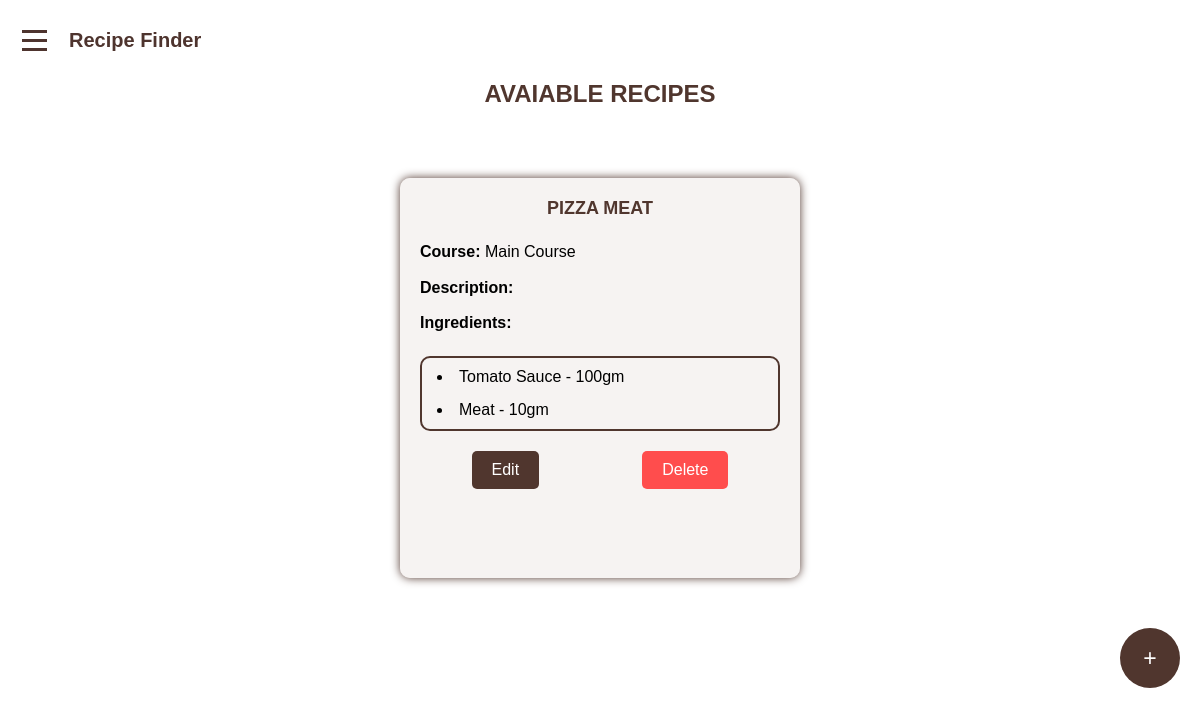
Page /admins/view-recipes/ (signed in) on the earlier database version.
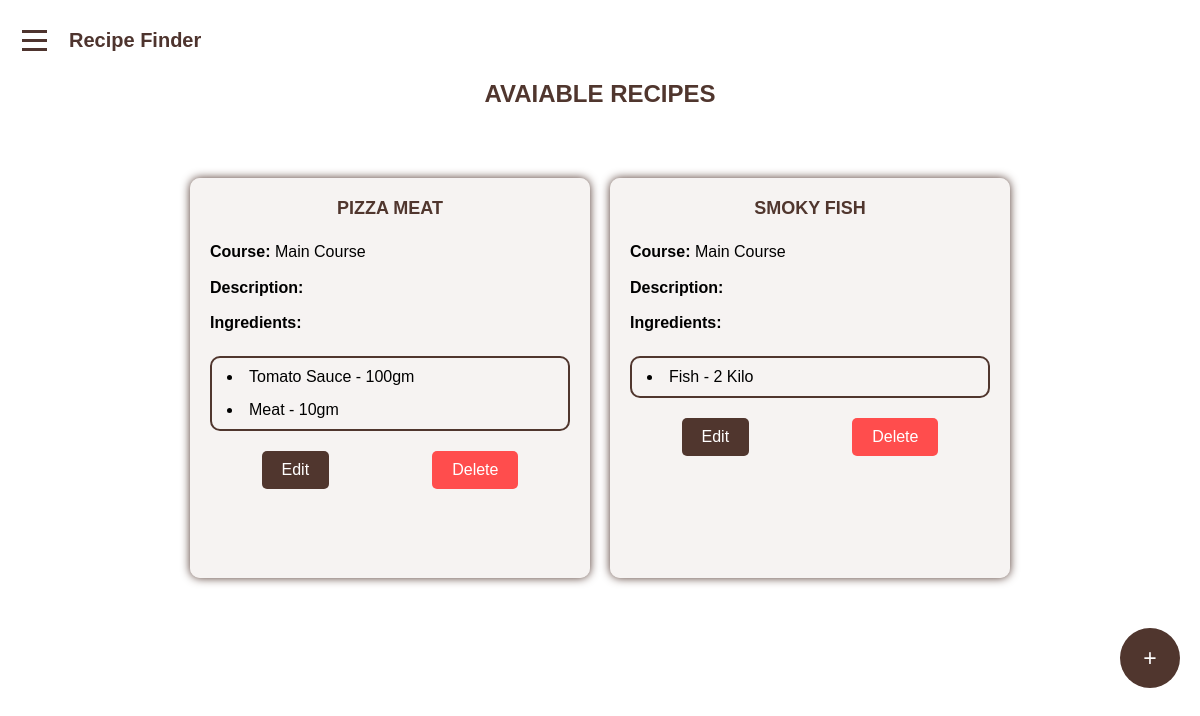
Same page on the later database version.
### admins/models.py (models this page shows, shortened)
class Recipe(models.Model):
    id = models.AutoField(primary_key=True)
    name = models.CharField(max_length=100)
    description = models.TextField(null=True)
    course = models.TextField(null=True)
    duration = models.TextField(null=True)
    rate = models.IntegerField(null=True)
    instructions = models.TextField(null=True)
    image = models.ImageField(upload_to='recipes/%y/%m/%d/')
    created_at = models.DateTimeField(auto_now_add=True)
    updated_at = models.DateTimeField(auto_now=True)

class Ingredient(models.Model):
    recipe = models.ForeignKey(Recipe, on_delete=models.CASCADE, related_name='ingredients', null=True)
    name = models.CharField(max_length=100)
    quantity = models.CharField(max_length=50)

### admins/views.py (the view)
# urls.py: path('view-recipes/', view_recipes, name='view_recipes'),
@login_required
@require_http_methods(["GET"])
def view_recipes(request):
    return render(request, 'view_recipes.html', {'recipes': Recipe.objects.all()})

### admins/templates/view_recipes.html (shortened to what this page needs)
<!DOCTYPE html>
<html lang="en">
<head>
    {% load static %}
    <link rel="stylesheet" href="{% static 'css/view_recipes.css' %}">
</head>
<body>
    <div class="container">
        <div class="menu-container">
            <div class="hamburger">
                <span></span>
                <span></span>
                <span></span>
            </div>
            <div class="logo">Recipe Finder</div>
        </div>
        <h2>Avaiable Recipes</h2>
        <div class="data">
            {% for recipe in recipes %}
                <div class="recipe_card">
                    <h2>{{recipe.name}}</h2>
                    <p><strong>Course:</strong> {{recipe.course}}</p>
                    <p><strong>Description:</strong> {{recipe.description}}</p>
                    <p><strong>Ingredients:</strong></p>
                    <ul>
                        {% for ingredient in recipe.ingredients.all %}
                            <li>{{ingredient.name}} - {{ingredient.quantity}}</li>
                        {% endfor %}
                    </ul>
                    <div class="buttons">
                        <button id="edit_recipe" onclick="edit_recipe('{{recipe.id}}')" type="button">Edit</button>
                        <button id="delete_recipe" onclick="delete_recipe('{{recipe.id}}')" type="button">Delete</button>
                    </div>
                </div>
            {% endfor %}
        </div>
        <button class="add">+</button>
    </div>
</body>
</html>

### admins/static/css/view_recipes.css (style rules this page uses)
* { margin: 0; padding: 0; }
body { font-family: Arial, sans-serif; height: 100%; }
.menu-container { position: fixed; top: 20px; left: 15px; display: flex; z-index: 100; align-items: center; }
.hamburger { display: flex; flex-direction: column; cursor: pointer; padding: 7px; }
.hamburger span { width: 25px; height: 3px; background:#4E342E; margin: 3px 0; transition: 0.3s; }
.logo { margin-left: 15px; font-size: 20px; font-weight: bold; color:#4E342E; }
.container { position: relative; display: flex; flex-direction: column; align-items: center; justify-content: center; }
h2 { text-align: center; margin: 80px 0 20px 0; color: #50362e; text-transform: uppercase; }
.data { display: flex; flex-wrap: wrap; justify-content: center; align-items: center; width: 100%; padding: 20px; margin-top: 20px; }
.recipe_card { margin: 10px; width: 30%; height: 360px; background-color: #efeae993; border-radius: 10px; box-shadow: 0 0 10px #50362e; padding: 20px; overflow-y: auto; overflow-x: hidden; scrollbar-width: thin; scrollbar-color: #50362e #efeae9; scroll-behavior: smooth; transition: all 0.3s ease; }
.recipe_card h2 { margin: 0 0 20px; font-size: 18px; color: #50362e; text-align: center; text-transform: uppercase; font-weight: bold; }
.recipe_card p { margin: 10px 0; line-height: 1.6; word-wrap: break-word; }
.recipe_card ul { list-style-type: disc; list-style-position: inside; margin: 20px 0; padding: 0; border: 2px solid #50362e; border-radius: 10px; }
.recipe_card ul li { margin: 5px; padding: 5px 10px; }
.buttons { display: flex; justify-content: space-around; margin-top: 20px; }
#edit_recipe { background-color: #50362e; color: #fff; padding: 10px 20px; border: none; border-radius: 5px; cursor: pointer; font-size: 16px; }
#delete_recipe { background-color: #ff4d4d; color: #fff; padding: 10px 20px; border: none; border-radius: 5px; cursor: pointer; font-size: 16px; }
.add { position: sticky; align-self: end; margin: 20px; bottom: 20px; width: 60px; height: 60px; color: white; font-size: 23px; cursor: pointer; border: none; border-radius: 50%; background-color: #50362e; transition: ease 0.3s; }

Differences in the rows shown:
added Recipe: name "SMOKY FISH", course "Main Course"
added Ingredient: name "Fish", quantity "2 Kilo", shown under "SMOKY FISH"
